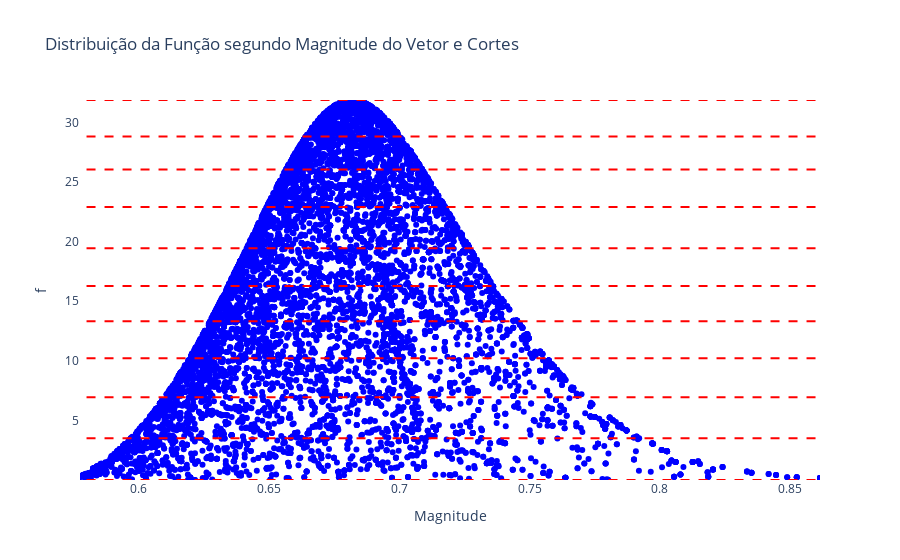

Write notebook code for a chart like this one.
### Markdown cell above
#### Analisando Visualmente a relação magnitude x $f(\theta)$

### Code cell
lista_r = [np.linalg.norm(theta) for theta in thetas] # Encontra o módulo de cada vetor theta
lista_pontos = [(lista_r[i], lista_f[i]) for i in range(len(thetas))]

a = [p[0] for p in lista_pontos]
b = [p[1] for p in lista_pontos]

# Plotando o scatter plot
fig = go.Figure()

# Scatter plot de f(theta) x Módulo Theta
fig.add_trace(go.Scatter(x=a, y=b, mode='markers', marker=dict(color='blue', symbol='circle')))

# Adicionando as linhas de cada corte v
for v in lista_v:
    fig.add_shape(type="line", x0=0, y0=v, x1=5, y1=v, line=dict(color="red", dash="dash"))

# Layout
fig.update_layout(title='Distribuição da Função segundo Magnitude do Vetor e Cortes',
                  xaxis_title='Magnitude',
                  yaxis_title='f',
                  xaxis=dict(range=[min(a), max(a)]),
                  yaxis=dict(range=[min(b), max(b)]),
                  plot_bgcolor='rgba(0,0,0,0)') # Define a cor de fundo do plot

fig.show()

### Figure 1 — Plotly figure (JSON) as saved in the notebook; plotly's stock layout.template omitted (floating-point values rounded to 4 significant figures; data arrays with more than 128 entries replaced by an {"elided": "..."} marker saying what was removed)
{"data": [{"marker": {"color": "blue", "symbol": "circle"}, "mode": "markers", "type": "scatter", "x": {"elided": "9987 float values"}, "y": {"elided": "9987 float values"}}], "layout": {"plot_bgcolor": "rgba(0,0,0,0)", "shapes": [{"line": {"color": "red", "dash": "dash"}, "type": "line", "x0": 0, "x1": 5, "y0": 0, "y1": 0}, {"line": {"color": "red", "dash": "dash"}, "type": "line", "x0": 0, "x1": 5, "y0": 3.499, "y1": 3.499}, {"line": {"color": "red", "dash": "dash"}, "type": "line", "x0": 0, "x1": 5, "y0": 6.944, "y1": 6.944}, {"line": {"color": "red", "dash": "dash"}, "type": "line", "x0": 0, "x1": 5, "y0": 10.21, "y1": 10.21}, {"line": {"color": "red", "dash": "dash"}, "type": "line", "x0": 0, "x1": 5, "y0": 13.33, "y1": 13.33}, {"line": {"color": "red", "dash": "dash"}, "type": "line", "x0": 0, "x1": 5, "y0": 16.28, "y1": 16.28}, {"line": {"color": "red", "dash": "dash"}, "type": "line", "x0": 0, "x1": 5, "y0": 19.43, "y1": 19.43}, {"line": {"color": "red", "dash": "dash"}, "type": "line", "x0": 0, "x1": 5, "y0": 22.89, "y1": 22.89}, {"line": {"color": "red", "dash": "dash"}, "type": "line", "x0": 0, "x1": 5, "y0": 26.05, "y1": 26.05}, {"line": {"color": "red", "dash": "dash"}, "type": "line", "x0": 0, "x1": 5, "y0": 28.82, "y1": 28.82}, {"line": {"color": "red", "dash": "dash"}, "type": "line", "x0": 0, "x1": 5, "y0": 31.88, "y1": 31.88}], "title": {"text": "Distribuição da Função segundo Magnitude do Vetor e Cortes"}, "xaxis": {"range": [0.5776, 0.8614], "title": {"text": "Magnitude"}}, "yaxis": {"range": [0.007496, 31.88], "title": {"text": "f"}}}}
